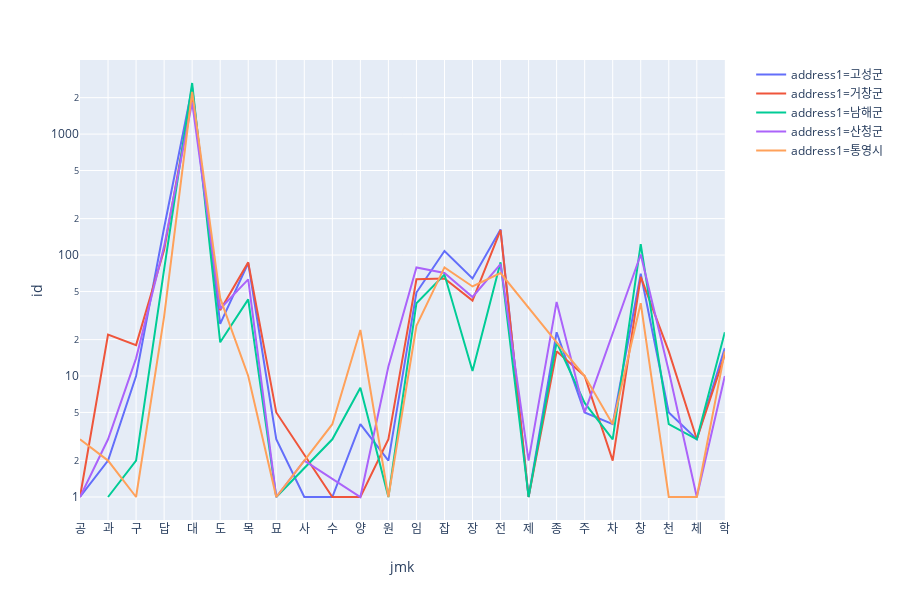

The code cell stored with this chart in its notebook:
### Code cell
data = jmk_address1[jmk_address1['address1'] == '고성군']

for x in ['거창군', '남해군', '산청군', '통영시']:
    data = pd.concat([data, jmk_address1[jmk_address1['address1'] == x]])
data['address1'].unique()

# sns.lineplot(x='jmk', y='id(log)', hue='address1', data=data)
# plt.legend(loc=[1, 0])
px.line(data, x='jmk', y='id', log_y=True, color='address1')

### Figure 1 — Plotly figure (JSON) as saved in the notebook; plotly's stock layout.template omitted (floating-point values rounded to 4 significant figures)
{"data": [{"hoverlabel": {"namelength": 0}, "hovertemplate": "address1=고성군<br>jmk=%{x}<br>id=%{y}", "legendgroup": "address1=고성군", "line": {"color": "#636efa", "dash": "solid"}, "mode": "lines", "name": "address1=고성군", "showlegend": true, "type": "scatter", "x": ["공", "과", "구", "답", "대", "도", "목", "묘", "사", "수", "양", "원", "임", "잡", "장", "전", "제", "종", "주", "차", "창", "천", "체", "학"], "xaxis": "x", "y": [1, 2, 10, 168, 2429, 27, 86, 3, 1, 1, 4, 2, 49, 108, 64, 163, 1, 23, 5, 4, 70, 5, 3, 17], "yaxis": "y"}, {"hoverlabel": {"namelength": 0}, "hovertemplate": "address1=거창군<br>jmk=%{x}<br>id=%{y}", "legendgroup": "address1=거창군", "line": {"color": "#EF553B", "dash": "solid"}, "mode": "lines", "name": "address1=거창군", "showlegend": true, "type": "scatter", "x": ["공", "과", "구", "답", "대", "도", "목", "묘", "수", "양", "원", "임", "잡", "장", "전", "제", "종", "주", "차", "창", "천", "체", "학"], "xaxis": "x", "y": [1, 22, 18, 110, 2134, 35, 87, 5, 1, 1, 3, 63, 64, 42, 161, 1, 16, 10, 2, 66, 16, 3, 15], "yaxis": "y"}, {"hoverlabel": {"namelength": 0}, "hovertemplate": "address1=남해군<br>jmk=%{x}<br>id=%{y}", "legendgroup": "address1=남해군", "line": {"color": "#00cc96", "dash": "solid"}, "mode": "lines", "name": "address1=남해군", "showlegend": true, "type": "scatter", "x": ["과", "구", "답", "대", "도", "목", "묘", "수", "양", "원", "임", "잡", "장", "전", "제", "종", "주", "차", "창", "천", "체", "학"], "xaxis": "x", "y": [1, 2, 76, 2644, 19, 43, 1, 3, 8, 1, 40, 69, 11, 87, 1, 19, 6, 3, 123, 4, 3, 23], "yaxis": "y"}, {"hoverlabel": {"namelength": 0}, "hovertemplate": "address1=산청군<br>jmk=%{x}<br>id=%{y}", "legendgroup": "address1=산청군", "line": {"color": "#ab63fa", "dash": "solid"}, "mode": "lines", "name": "address1=산청군", "showlegend": true, "type": "scatter", "x": ["공", "과", "구", "답", "대", "도", "목", "묘", "사", "양", "원", "임", "잡", "장", "전", "제", "종", "주", "창", "천", "체", "학"], "xaxis": "x", "y": [1, 3, 14, 118, 1832, 36, 63, 1, 2, 1, 12, 79, 71, 45, 84, 2, 41, 5, 101, 11, 1, 10], "yaxis": "y"}, {"hoverlabel": {"namelength": 0}, "hovertemplate": "address1=통영시<br>jmk=%{x}<br>id=%{y}", "legendgroup": "address1=통영시", "line": {"color": "#FFA15A", "dash": "solid"}, "mode": "lines", "name": "address1=통영시", "showlegend": true, "type": "scatter", "x": ["공", "과", "구", "답", "대", "도", "목", "묘", "사", "수", "양", "원", "임", "잡", "장", "전", "종", "주", "차", "창", "천", "체", "학"], "xaxis": "x", "y": [3, 2, 1, 31, 2233, 44, 10, 1, 2, 4, 24, 1, 26, 79, 55, 71, 19, 10, 4, 40, 1, 1, 16], "yaxis": "y"}], "layout": {"height": 600, "legend": {"tracegroupgap": 0}, "margin": {"t": 60}, "xaxis": {"anchor": "y", "domain": [0, 0.98], "title": {"text": "jmk"}}, "yaxis": {"anchor": "x", "domain": [0, 1], "title": {"text": "id"}, "type": "log"}}}
